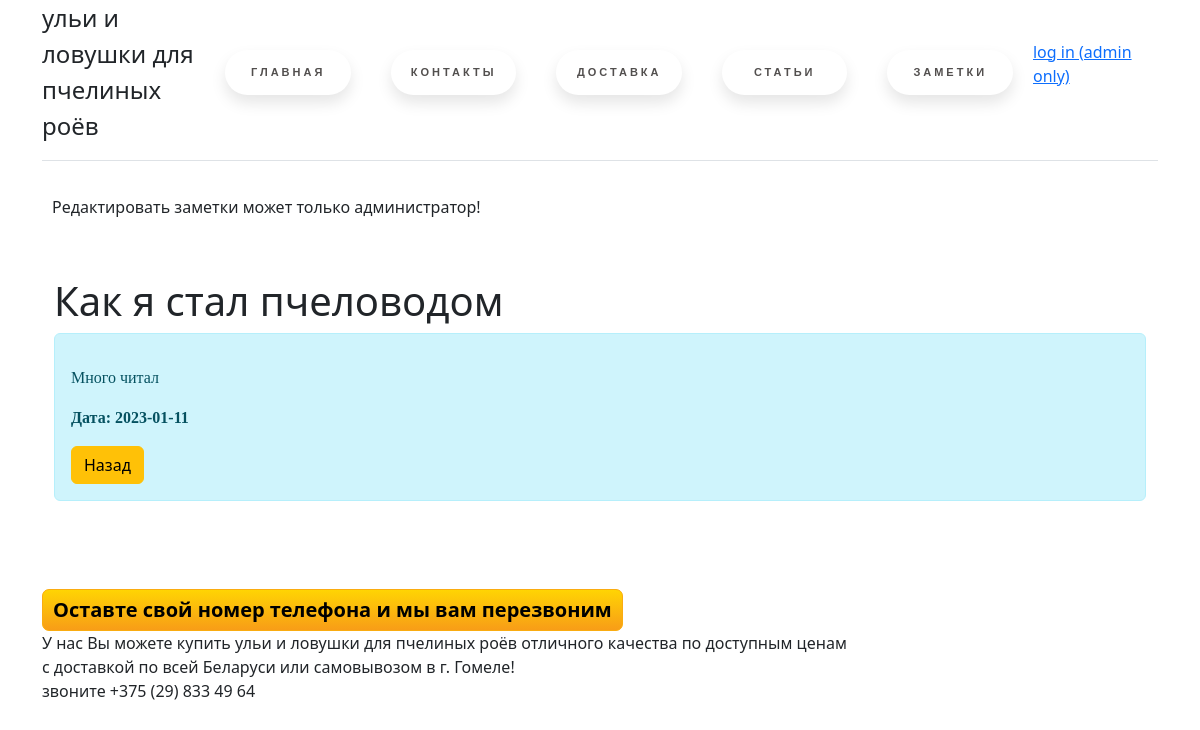
The app's page /posts/1/update with its own data.
### app.py (models this page shows, shortened)
class Article(db.Model):
    id = db.Column(db.Integer, primary_key=True)
    title = db.Column(db.String(100), nullable=False)
    text = db.Column(db.Text, nullable=False)
    date = db.Column(db.DateTime, default=datetime.utcnow)

### app.py (the view, shortened to what this page needs)
@app.route('/posts/<int:id>/update', methods=['POST', 'GET'])
def post_update(id):
    if not session.get('logged_in'):
        article_detail = Article.query.get(id)
        flash('Редактировать заметки может только администратор!')
        return render_template('post_detail.html', article_detail=article_detail)

### templates/post_detail.html (shortened to what this page needs)
{% extends 'base.html' %}
{% block body %}
<div class="container mt-5">
    <h1>{{ article_detail.title }}</h1>
    <div class="alert alert-info">
        <p>{{ article_detail.text }}</p>
        <p><b>Дата: {{ article_detail.date.date() }}</b></p>
        <a href="/posts" class="btn btn-warning">Назад</a>
    </div>
</div>
{% endblock %}

### static/css/main.css (style rules this page uses)
body { background: url(static\images\bg.png); }
html { background-image: url(static\images\bg.png); background-repeat: no-repeat; background-position: center center; background-attachment: fixed; -webkit-background-size: cover; -moz-background-size: cover; -o-background-size: cover; background-size: cover; }
p { font-family: Apple Chancery, cursive; }

### templates/base.html (style rules this page uses)
body { background: url(\static\images\bg.png); }

### records on screen
Article: title "Как я стал пчеловодом", text "Много читал", date "2023-01-11"

### other values on screen
{{ message }} "Редактировать заметки может только администратор!"
